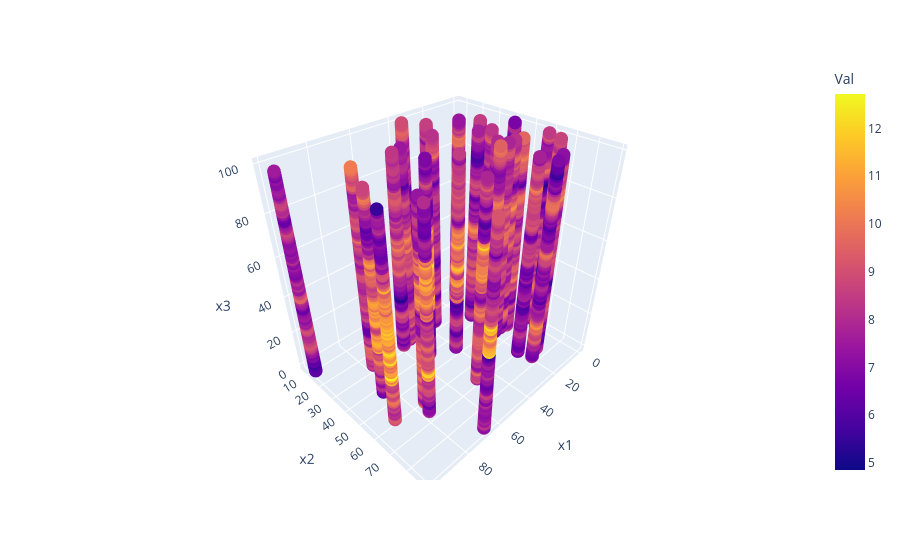

Notebook code for this chart:
### Code cell
# Extract wells
rng = np.random.default_rng(25)
nwells = 30
iw = 0
wellc = np.arange(1, nwells+1)
wellx = rng.integers(nz, size=nwells)
welly = rng.integers(nz, size=nwells)
wellz = np.arange(0, nz)
pile = gl.VectorDouble()
iuids = grid.getUIDs(["Sel_Body", "Val"])
s = gl.VectorDouble()
v = gl.VectorDouble()
for iw in range(nwells):
    indg = [wellx[iw], welly[iw], 0]
    grid.getGridPileInPlace(iuids[0], indg, 2, pile)
    s = gl.VH.concatenate(s, pile)
    grid.getGridPileInPlace(iuids[1], indg, 2, pile)
    v = gl.VH.concatenate(v, pile)

wellc = np.repeat(wellx, nz)
wellx = np.repeat(wellx, nz)
welly = np.repeat(welly, nz)
wellz = np.tile(wellz, nwells)

data = gl.Db()
data.addColumns(wellx, "x1",       gl.ELoc.X, 0)
data.addColumns(welly, "x2",       gl.ELoc.X, 1)
data.addColumns(wellz, "x3",       gl.ELoc.X, 3)
data.addColumns(wellc, "code",     gl.ELoc.C, 0)
data.addColumns(v,     "Val",      gl.ELoc.Z, 0)
data.addColumns(s,     "Sel_Body")
data.display()

fig = px.scatter_3d(data.toTL(), x='x1', y='x2', z='x3', color='Val')
fig.show()

### Figure 1 — Plotly figure (JSON) as saved in the notebook; plotly's stock layout.template omitted (floating-point values rounded to 4 significant figures; data arrays with more than 128 entries replaced by an {"elided": "..."} marker saying what was removed)
{"data": [{"hovertemplate": "x1=%{x}<br>x2=%{y}<br>x3=%{z}<br>Val=%{marker.color}<extra></extra>", "legendgroup": "", "marker": {"color": {"elided": "3000 float values"}, "coloraxis": "coloraxis", "symbol": "circle"}, "mode": "markers", "name": "", "scene": "scene", "showlegend": false, "type": "scatter3d", "x": {"elided": "3000 int values"}, "y": {"elided": "3000 int values"}, "z": {"elided": "3000 int values"}}], "layout": {"coloraxis": {"colorbar": {"title": {"text": "Val"}}, "colorscale": [[0, "#0d0887"], [0.1111, "#46039f"], [0.2222, "#7201a8"], [0.3333, "#9c179e"], [0.4444, "#bd3786"], [0.5556, "#d8576b"], [0.6667, "#ed7953"], [0.7778, "#fb9f3a"], [0.8889, "#fdca26"], [1, "#f0f921"]]}, "legend": {"tracegroupgap": 0}, "margin": {"t": 60}, "scene": {"domain": {"x": [0, 1], "y": [0, 1]}, "xaxis": {"title": {"text": "x1"}}, "yaxis": {"title": {"text": "x2"}}, "zaxis": {"title": {"text": "x3"}}}}}
